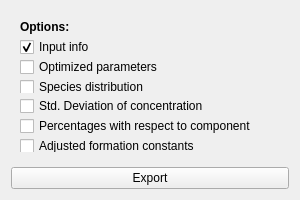
<?xml version="1.0" encoding="UTF-8"?>
<ui version="4.0">
 <class>ExportWindow</class>
 <widget class="QWidget" name="ExportWindow">
  <property name="geometry">
   <rect>
    <x>0</x>
    <y>0</y>
    <width>300</width>
    <height>200</height>
   </rect>
  </property>
  <property name="sizePolicy">
   <sizepolicy hsizetype="Fixed" vsizetype="Fixed">
    <horstretch>0</horstretch>
    <verstretch>0</verstretch>
   </sizepolicy>
  </property>
  <property name="minimumSize">
   <size>
    <width>300</width>
    <height>200</height>
   </size>
  </property>
  <property name="font">
   <font>
    <family>.AppleSystemUIFont</family>
   </font>
  </property>
  <property name="windowTitle">
   <string>Export Results</string>
  </property>
  <property name="windowIcon">
   <iconset resource="../../../resources/base/resources.qrc">
    <normaloff>:/icons/application-export.png</normaloff>:/icons/application-export.png</iconset>
  </property>
  <layout class="QVBoxLayout" name="verticalLayout_2">
   <item>
    <widget class="QWidget" name="widget_2" native="true">
     <property name="sizePolicy">
      <sizepolicy hsizetype="Preferred" vsizetype="Preferred">
       <horstretch>0</horstretch>
       <verstretch>0</verstretch>
      </sizepolicy>
     </property>
     <layout class="QVBoxLayout" name="verticalLayout">
      <item>
       <widget class="QLabel" name="options_label_excel">
        <property name="sizePolicy">
         <sizepolicy hsizetype="Preferred" vsizetype="Preferred">
          <horstretch>0</horstretch>
          <verstretch>0</verstretch>
         </sizepolicy>
        </property>
        <property name="text">
         <string>&lt;html&gt;&lt;head/&gt;&lt;body&gt;&lt;p&gt;&lt;span style=&quot; font-weight:600;&quot;&gt;Options:&lt;/span&gt;&lt;/p&gt;&lt;/body&gt;&lt;/html&gt;</string>
        </property>
       </widget>
      </item>
      <item>
       <widget class="QCheckBox" name="input_check_excel">
        <property name="sizePolicy">
         <sizepolicy hsizetype="Preferred" vsizetype="Preferred">
          <horstretch>0</horstretch>
          <verstretch>0</verstretch>
         </sizepolicy>
        </property>
        <property name="text">
         <string>Input info</string>
        </property>
        <property name="checked">
         <bool>true</bool>
        </property>
       </widget>
      </item>
      <item>
       <widget class="QCheckBox" name="optimized_check_excel">
        <property name="sizePolicy">
         <sizepolicy hsizetype="Preferred" vsizetype="Preferred">
          <horstretch>0</horstretch>
          <verstretch>0</verstretch>
         </sizepolicy>
        </property>
        <property name="text">
         <string>Optimized parameters</string>
        </property>
       </widget>
      </item>
      <item>
       <widget class="QCheckBox" name="distribution_check_excel">
        <property name="sizePolicy">
         <sizepolicy hsizetype="Preferred" vsizetype="Preferred">
          <horstretch>0</horstretch>
          <verstretch>0</verstretch>
         </sizepolicy>
        </property>
        <property name="text">
         <string>Species distribution</string>
        </property>
       </widget>
      </item>
      <item>
       <widget class="QCheckBox" name="errors_check_excel">
        <property name="sizePolicy">
         <sizepolicy hsizetype="Preferred" vsizetype="Preferred">
          <horstretch>0</horstretch>
          <verstretch>0</verstretch>
         </sizepolicy>
        </property>
        <property name="text">
         <string>Std. Deviation of concentration</string>
        </property>
       </widget>
      </item>
      <item>
       <widget class="QCheckBox" name="perc_check_excel">
        <property name="sizePolicy">
         <sizepolicy hsizetype="Preferred" vsizetype="Preferred">
          <horstretch>0</horstretch>
          <verstretch>0</verstretch>
         </sizepolicy>
        </property>
        <property name="text">
         <string>Percentages with respect to component</string>
        </property>
       </widget>
      </item>
      <item>
       <widget class="QCheckBox" name="adjlogb_check_excel">
        <property name="sizePolicy">
         <sizepolicy hsizetype="Preferred" vsizetype="Preferred">
          <horstretch>0</horstretch>
          <verstretch>0</verstretch>
         </sizepolicy>
        </property>
        <property name="text">
         <string>Adjusted formation constants</string>
        </property>
       </widget>
      </item>
     </layout>
    </widget>
   </item>
   <item>
    <widget class="QPushButton" name="export_button_excel">
     <property name="enabled">
      <bool>true</bool>
     </property>
     <property name="sizePolicy">
      <sizepolicy hsizetype="Preferred" vsizetype="Preferred">
       <horstretch>0</horstretch>
       <verstretch>0</verstretch>
      </sizepolicy>
     </property>
     <property name="text">
      <string>Export</string>
     </property>
     <property name="autoDefault">
      <bool>false</bool>
     </property>
     <property name="default">
      <bool>false</bool>
     </property>
     <property name="flat">
      <bool>false</bool>
     </property>
    </widget>
   </item>
  </layout>
 </widget>
 <resources>
  <include location="../../../resources/base/resources.qrc"/>
 </resources>
 <connections/>
 <slots>
  <slot>ExcelExport()</slot>
  <slot>CsvExport()</slot>
 </slots>
</ui>
